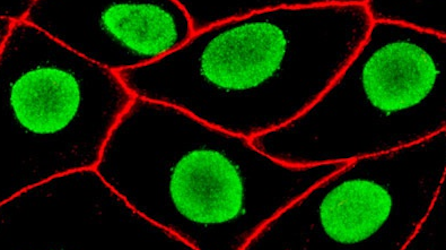
%> input picture mdck.png, 446 x 250 px
$ octave RT_method_03.m   (GNU Octave 9; MATLAB toolbox functions it lacks are replaced by stand-ins)
%> lines starting %> are read from the running program, lines starting %| are printed output that depends on the picture; in (x1, y1, x2, y2) boxes, pixels count from 0 and x2, y2 are one past the last pixel; in counts of white or black regions, pixels touching at a corner belong together; the program's own positions count from 1
%% %%%%%%% Limpiar
clear all,
close all,
clc

%% %%%%%%% cargar imagen y binarizar imagen
I=imread('mdck.png');
%> I is the input picture: size 250x446x3 uint8; mean R, G, B 20.3, 37.2, 2.9
bw=imbinarize(I(:,:,2),0.4);
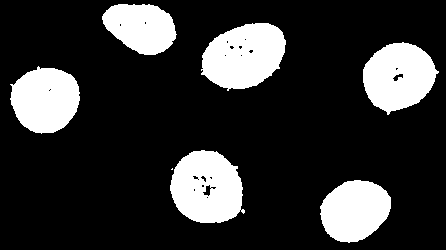
%> bw: size 250x446 logical; 19.6% white; 7 white regions (1 under 20 px), largest, box (x1, y1, x2, y2) and area: (201, 23, 286, 91) 4194, (170, 150, 245, 223) 4142, (363, 42, 439, 115) 3818, (10, 66, 80, 134) 3572, (320, 180, 391, 243) 3345, (102, 4, 177, 55) 2791
bw = bwmorph(bw,'majority');
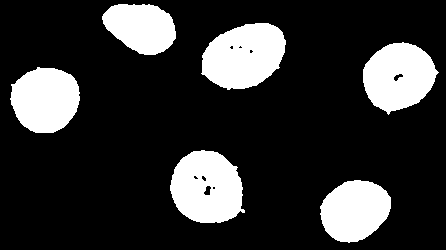
%> bw: size 250x446 logical; 19.6% white; 6 white regions, box (x1, y1, x2, y2) and area: (201, 23, 286, 90) 4203, (170, 150, 245, 223) 4164, (363, 42, 439, 115) 3822, (10, 67, 80, 133) 3574, (320, 180, 391, 243) 3343, (102, 4, 176, 55) 2793
bw = bwmorph(bw,'majority');
%> bw: size 250x446 logical; 19.7% white; 6 white regions, box (x1, y1, x2, y2) and area: (202, 23, 286, 90) 4211, (170, 150, 245, 223) 4174, (363, 42, 438, 114) 3821, (10, 67, 80, 133) 3572, (320, 180, 391, 243) 3343, (102, 4, 176, 55) 2793
bw = imfill(bw,'holes');
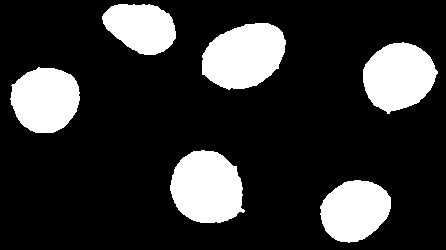
%> bw: size 250x446 logical; 19.7% white; 6 white regions, box (x1, y1, x2, y2) and area: (170, 150, 245, 223) 4234, (202, 23, 286, 90) 4219, (363, 42, 438, 114) 3853, (10, 67, 80, 133) 3572, (320, 180, 391, 243) 3343, (102, 4, 176, 55) 2793
imshow(bw)

%% %%%%%%% M閠odo Radius-Theta Centroide, perimetro
stats=regionprops(bw,'Area','PixelIdxList','Centroid');
%> stats = 6 regions; Area and Centroid: 4234 [207.6 188.3], 4219 [244.7 56.5], 3853 [399.2 77.2], 3572 [46 100.3], 3343 [355.5 211.2], 2793 [141.7 28]
[~,ind]=max([stats.Area]);
%> ind = 3
%ind=1;
bw=bw*0;
%> bw: size 250x446 double; every value is 0
bw(stats(ind).PixelIdxList)=1;
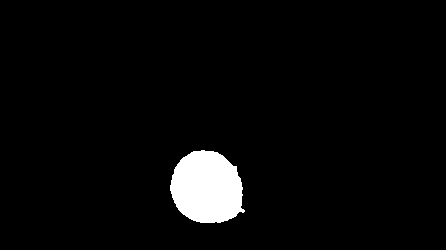
%> bw: size 250x446 double; values 0 (black) and 1 (white), 3.8% white; 1 white region, box (x1, y1, x2, y2) and area: (170, 150, 245, 223) 4234
Cen=stats(ind).Centroid;
%> Cen = [207.6 188.3]
bws= bwboundaries(bw);
%> bws = 1 boundary; box (x1, y1, x2, y2) and points: (170, 150, 245, 223) 219
figure, hold on, axis ij
plot(Cen(1),Cen(2),'bs')
rho=zeros(1,length(bws{1})-1);
theta=zeros(1,length(bws{1})-1);
for i=1:length(bws{1})-1
plot(bws{1}(i,2),bws{1}(i,1),'r.')
h=plot([Cen(1) bws{1}(i,2)], [Cen(2) bws{1}(i,1)]);
difx=Cen(1)-bws{1}(i,2);
dify=Cen(2)-bws{1}(i,1);
[theta(i),rho(i)]=cart2pol(difx,dify);
drawnow
delete(h)
end
%> this loop made 218 passes
%> (difx, dify) on passes 1 to 3: (36.6, 2.34), (35.6, 3.34), (35.6, 4.34)
%> after the loop, rho = 218 values, max 44.26 at index 128, min 32.81 at index 91, mean 36.42; theta = 218 values, max 3.13 at index 103, min -3.12 at index 104, mean -0.119
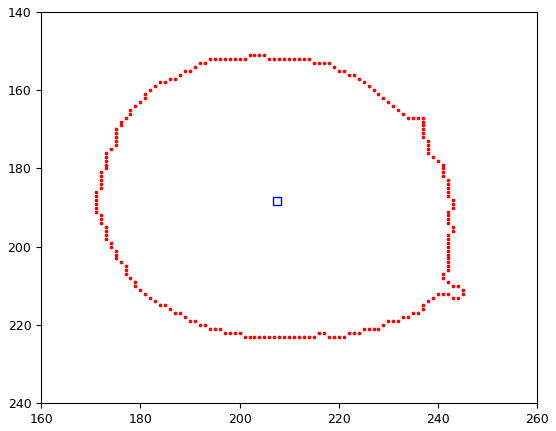
%> figure redrawn from the program's plot data

%% %%%%%%%Inter/extrapolation, perimeter
figure, subplot(1,2,1),polar(theta,rho)
np = 256;
theta_i=linspace(-pi,pi,np);
rho_i=interp1(theta,rho,theta_i);
subplot(1,2,2), plot(theta,rho), hold on
plot(theta_i,rho_i,'r--')
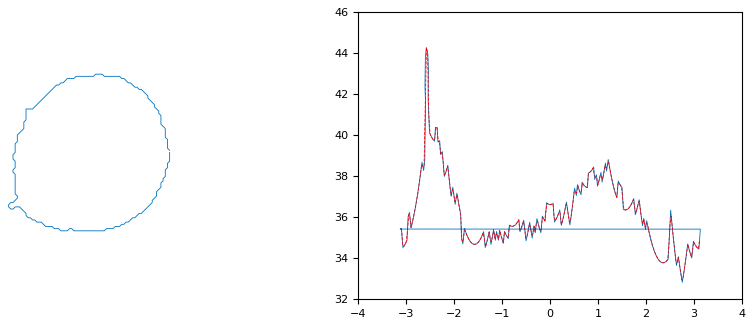
%> figure redrawn from the program's plot data, 2 panels; panel 2: curve peaks at x = -2.57, y = 44.23
